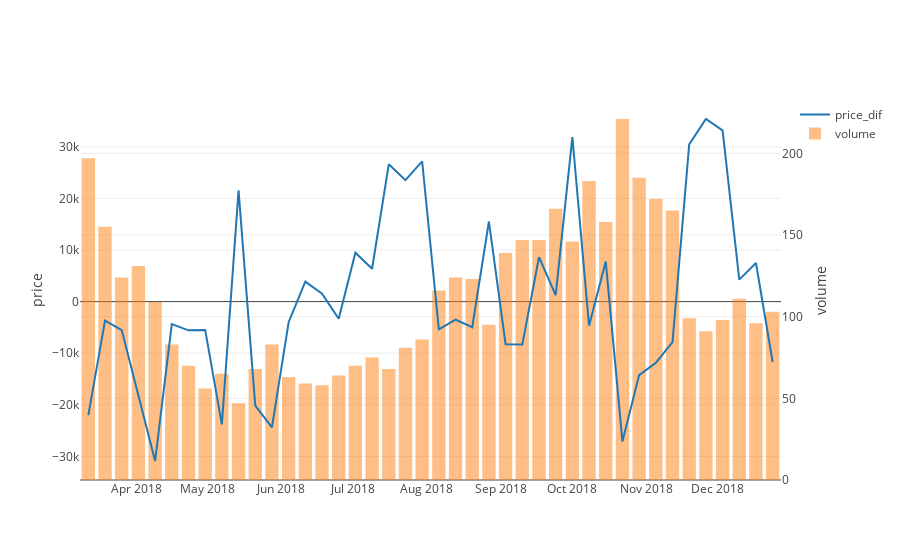

Here is the notebook cell this chart was saved with:
### Markdown cell above
Построим зависимость спроса от абсолютной разницы цен

### Code cell
data_plot = [    
    
    go.Scatter(
        x=df['d1'],
        y=df['price_dif'],
        name='price_dif'
    ),
    
    
    go.Bar(
        x=df['d1'],
        y=df['volume'],
        name='volume',
        yaxis='y2',
        opacity=0.5
    ),
]

layout = go.Layout(
    yaxis=dict(
        overlaying='y2',        
        title='price'
    ),
    yaxis2=dict(
        side='right',
        title='volume'
    ),    
)

fig = go.Figure(data=data_plot, layout=layout)

ply.iplot(fig)

### Figure 1 — Plotly figure (JSON) as saved in the notebook; plotly's stock layout.template omitted (floating-point values rounded to 4 significant figures)
{"data": [{"name": "price_dif", "type": "scatter", "uid": "c3472dc1-a6cc-11e9-8637-0008caf36d06", "x": ["2018-03-12", "2018-03-19", "2018-03-26", "2018-04-02", "2018-04-09", "2018-04-16", "2018-04-23", "2018-04-30", "2018-05-07", "2018-05-14", "2018-05-21", "2018-05-28", "2018-06-04", "2018-06-11", "2018-06-18", "2018-06-25", "2018-07-02", "2018-07-09", "2018-07-16", "2018-07-23", "2018-07-30", "2018-08-06", "2018-08-13", "2018-08-20", "2018-08-27", "2018-09-03", "2018-09-10", "2018-09-17", "2018-09-24", "2018-10-01", "2018-10-08", "2018-10-15", "2018-10-22", "2018-10-29", "2018-11-05", "2018-11-12", "2018-11-19", "2018-11-26", "2018-12-03", "2018-12-10", "2018-12-17", "2018-12-24"], "y": [-21990.0, -3681.0, -5509.0, -18210.0, -30890.0, -4371.0, -5566.0, -5489.0, -23810.0, 21570.0, -20170.0, -24370.0, -3997.0, 3878.0, 1530, -3321.0, 9489.0, 6368.0, 26620.0, 23540.0, 27180.0, -5356.0, -3504.0, -4963.0, 15530.0, -8246.0, -8330.0, 8609.0, 1248.0, 31870.0, -4682.0, 7763.0, -27120.0, -14250.0, -11862, -7855.0, 30490.0, 35400.0, 33190.0, 4267.0, 7480.0, -11704]}, {"name": "volume", "opacity": 0.5, "type": "bar", "uid": "c3472dc2-a6cc-11e9-8637-0008caf36d06", "x": ["2018-03-12", "2018-03-19", "2018-03-26", "2018-04-02", "2018-04-09", "2018-04-16", "2018-04-23", "2018-04-30", "2018-05-07", "2018-05-14", "2018-05-21", "2018-05-28", "2018-06-04", "2018-06-11", "2018-06-18", "2018-06-25", "2018-07-02", "2018-07-09", "2018-07-16", "2018-07-23", "2018-07-30", "2018-08-06", "2018-08-13", "2018-08-20", "2018-08-27", "2018-09-03", "2018-09-10", "2018-09-17", "2018-09-24", "2018-10-01", "2018-10-08", "2018-10-15", "2018-10-22", "2018-10-29", "2018-11-05", "2018-11-12", "2018-11-19", "2018-11-26", "2018-12-03", "2018-12-10", "2018-12-17", "2018-12-24"], "y": [197, 155, 124, 131, 109, 83, 70, 56, 65, 47, 68, 83, 63, 59, 58, 64, 70, 75, 68, 81, 86, 116, 124, 123, 95, 139, 147, 147, 166, 146, 183, 158, 221, 185, 172, 165, 99, 91, 98, 111, 96, 103], "yaxis": "y2"}], "layout": {"yaxis": {"overlaying": "y2", "title": "price"}, "yaxis2": {"side": "right", "title": "volume"}}}
